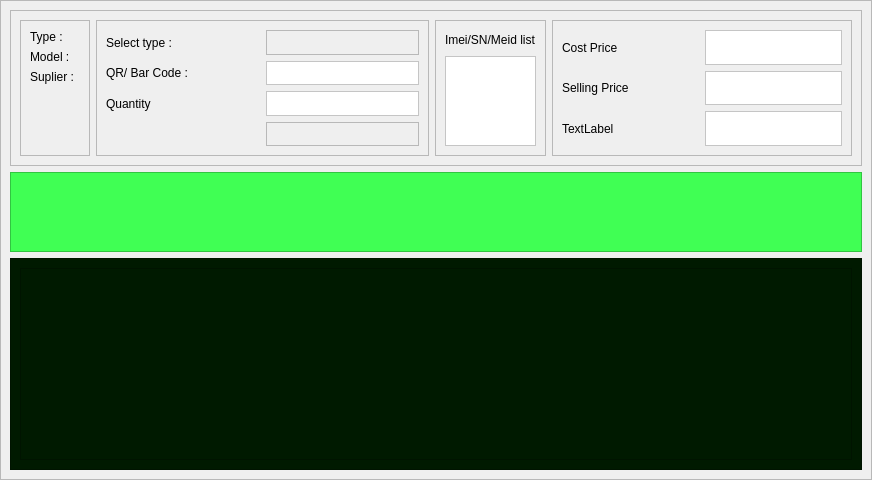
                <widget class="QWidget" name="accessories_tab">
                 <attribute name="title">
                  <string>Accessories</string>
                 </attribute>
                 <layout class="QHBoxLayout" name="horizontalLayout_11">
                  <property name="spacing">
                   <number>0</number>
                  </property>
                  <property name="leftMargin">
                   <number>0</number>
                  </property>
                  <property name="topMargin">
                   <number>0</number>
                  </property>
                  <property name="rightMargin">
                   <number>0</number>
                  </property>
                  <property name="bottomMargin">
                   <number>0</number>
                  </property>
                  <item>
                   <widget class="QFrame" name="frame_58">
                    <property name="frameShape">
                     <enum>QFrame::StyledPanel</enum>
                    </property>
                    <property name="frameShadow">
                     <enum>QFrame::Raised</enum>
                    </property>
                    <layout class="QVBoxLayout" name="verticalLayout_21">
                     <item>
                      <widget class="QFrame" name="frame_59">
                       <property name="minimumSize">
                        <size>
                         <width>0</width>
                         <height>156</height>
                        </size>
                       </property>
                       <property name="styleSheet">
                        <string notr="true"/>
                       </property>
                       <property name="frameShape">
                        <enum>QFrame::StyledPanel</enum>
                       </property>
                       <property name="frameShadow">
                        <enum>QFrame::Raised</enum>
                       </property>
                       <layout class="QHBoxLayout" name="horizontalLayout_12">
                        <item>
                         <widget class="QFrame" name="sdp_form_layout_3">
                          <property name="frameShape">
                           <enum>QFrame::StyledPanel</enum>
                          </property>
                          <property name="frameShadow">
                           <enum>QFrame::Raised</enum>
                          </property>
                          <layout class="QFormLayout" name="formLayout_7">
                           <item row="0" column="0">
                            <widget class="QLabel" name="label_47">
                             <property name="text">
                              <string>Type :</string>
                             </property>
                            </widget>
                           </item>
                           <item row="0" column="1">
                            <widget class="QFrame" name="frame_63">
                             <property name="styleSheet">
                              <string notr="true">background: rgb(255, 255, 255)</string>
                             </property>
                             <property name="frameShape">
                              <enum>QFrame::StyledPanel</enum>
                             </property>
                             <property name="frameShadow">
                              <enum>QFrame::Raised</enum>
                             </property>
                            </widget>
                           </item>
                           <item row="1" column="0">
                            <widget class="QLabel" name="label_51">
                             <property name="text">
                              <string>Model :</string>
                             </property>
                            </widget>
                           </item>
                           <item row="1" column="1">
                            <widget class="QFrame" name="frame_64">
                             <property name="styleSheet">
                              <string notr="true">background: rgb(255, 255, 255)</string>
                             </property>
                             <property name="frameShape">
                              <enum>QFrame::StyledPanel</enum>
                             </property>
                             <property name="frameShadow">
                              <enum>QFrame::Raised</enum>
                             </property>
                            </widget>
                           </item>
                           <item row="2" column="0">
                            <widget class="QLabel" name="label_52">
                             <property name="text">
                              <string>Suplier :</string>
                             </property>
                            </widget>
                           </item>
                           <item row="2" column="1">
                            <widget class="QFrame" name="frame_65">
                             <property name="styleSheet">
                              <string notr="true">background: rgb(255, 255, 255)</string>
                             </property>
                             <property name="frameShape">
                              <enum>QFrame::StyledPanel</enum>
                             </property>
                             <property name="frameShadow">
                              <enum>QFrame::Raised</enum>
                             </property>
                            </widget>
                           </item>
                          </layout>
                         </widget>
                        </item>
                        <item>
                         <widget class="QFrame" name="sdp_sn_layout_3">
                          <property name="minimumSize">
                           <size>
                            <width>333</width>
                            <height>0</height>
                           </size>
                          </property>
                          <property name="frameShape">
                           <enum>QFrame::StyledPanel</enum>
                          </property>
                          <property name="frameShadow">
                           <enum>QFrame::Raised</enum>
                          </property>
                          <layout class="QGridLayout" name="gridLayout_9">
                           <item row="1" column="0">
                            <widget class="QLabel" name="label_53">
                             <property name="text">
                              <string>QR/ Bar Code :</string>
                             </property>
                            </widget>
                           </item>
                           <item row="3" column="1">
                            <widget class="QFrame" name="frame_66">
                             <property name="frameShape">
                              <enum>QFrame::StyledPanel</enum>
                             </property>
                             <property name="frameShadow">
                              <enum>QFrame::Raised</enum>
                             </property>
                            </widget>
                           </item>
                           <item row="0" column="1">
                            <widget class="QFrame" name="frame_67">
                             <property name="frameShape">
                              <enum>QFrame::StyledPanel</enum>
                             </property>
                             <property name="frameShadow">
                              <enum>QFrame::Raised</enum>
                             </property>
                            </widget>
                           </item>
                           <item row="0" column="0">
                            <widget class="QLabel" name="label_54">
                             <property name="text">
                              <string>Select type :</string>
                             </property>
                            </widget>
                           </item>
                           <item row="2" column="0">
                            <widget class="QLabel" name="label_55">
                             <property name="text">
                              <string>Quantity</string>
                             </property>
                            </widget>
                           </item>
                           <item row="1" column="1">
                            <widget class="QFrame" name="frame_68">
                             <property name="styleSheet">
                              <string notr="true">background: rgb(255, 255, 255)</string>
                             </property>
                             <property name="frameShape">
                              <enum>QFrame::StyledPanel</enum>
                             </property>
                             <property name="frameShadow">
                              <enum>QFrame::Raised</enum>
                             </property>
                            </widget>
                           </item>
                           <item row="2" column="1">
                            <widget class="QFrame" name="frame_69">
                             <property name="styleSheet">
                              <string notr="true">background: rgb(255, 255, 255)</string>
                             </property>
                             <property name="frameShape">
                              <enum>QFrame::StyledPanel</enum>
                             </property>
                             <property name="frameShadow">
                              <enum>QFrame::Raised</enum>
                             </property>
                            </widget>
                           </item>
                          </layout>
                         </widget>
                        </item>
                        <item>
                         <widget class="QFrame" name="frame_70">
                          <property name="frameShape">
                           <enum>QFrame::StyledPanel</enum>
                          </property>
                          <property name="frameShadow">
                           <enum>QFrame::Raised</enum>
                          </property>
                          <layout class="QVBoxLayout" name="verticalLayout_17">
                           <item>
                            <widget class="QLabel" name="label_56">
                             <property name="minimumSize">
                              <size>
                               <width>0</width>
                               <height>20</height>
                              </size>
                             </property>
                             <property name="maximumSize">
                              <size>
                               <width>16777215</width>
                               <height>20</height>
                              </size>
                             </property>
                             <property name="text">
                              <string>Imei/SN/Meid list</string>
                             </property>
                            </widget>
                           </item>
                           <item>
                            <widget class="QFrame" name="frame_71">
                             <property name="styleSheet">
                              <string notr="true">background: rgb(255, 255, 255)</string>
                             </property>
                             <property name="frameShape">
                              <enum>QFrame::StyledPanel</enum>
                             </property>
                             <property name="frameShadow">
                              <enum>QFrame::Raised</enum>
                             </property>
                            </widget>
                           </item>
                          </layout>
                         </widget>
                        </item>
                        <item>
                         <widget class="QFrame" name="sdp_cost_layout_3">
                          <property name="minimumSize">
                           <size>
                            <width>300</width>
                            <height>0</height>
                           </size>
                          </property>
                          <property name="frameShape">
                           <enum>QFrame::StyledPanel</enum>
                          </property>
                          <property name="frameShadow">
                           <enum>QFrame::Raised</enum>
                          </property>
                          <layout class="QGridLayout" name="gridLayout_10">
                           <item row="0" column="0">
                            <widget class="QLabel" name="label_57">
                             <property name="text">
                              <string>Cost Price</string>
                             </property>
                            </widget>
                           </item>
                           <item row="1" column="0">
                            <widget class="QLabel" name="label_58">
                             <property name="text">
                              <string>Selling Price</string>
                             </property>
                            </widget>
                           </item>
                           <item row="2" column="0">
                            <widget class="QLabel" name="label_59">
                             <property name="text">
                              <string>TextLabel</string>
                             </property>
                            </widget>
                           </item>
                           <item row="0" column="1">
                            <widget class="QFrame" name="frame_72">
                             <property name="styleSheet">
                              <string notr="true">background: rgb(255, 255, 255)</string>
                             </property>
                             <property name="frameShape">
                              <enum>QFrame::StyledPanel</enum>
                             </property>
                             <property name="frameShadow">
                              <enum>QFrame::Raised</enum>
                             </property>
                            </widget>
                           </item>
                           <item row="1" column="1">
                            <widget class="QFrame" name="frame_73">
                             <property name="styleSheet">
                              <string notr="true">background: rgb(255, 255, 255)</string>
                             </property>
                             <property name="frameShape">
                              <enum>QFrame::StyledPanel</enum>
                             </property>
                             <property name="frameShadow">
                              <enum>QFrame::Raised</enum>
                             </property>
                            </widget>
                           </item>
                           <item row="2" column="1">
                            <widget class="QFrame" name="frame_74">
                             <property name="styleSheet">
                              <string notr="true">background: rgb(255, 255, 255)</string>
                             </property>
                             <property name="frameShape">
                              <enum>QFrame::StyledPanel</enum>
                             </property>
                             <property name="frameShadow">
                              <enum>QFrame::Raised</enum>
                             </property>
                            </widget>
                           </item>
                          </layout>
                         </widget>
                        </item>
                       </layout>
                      </widget>
                     </item>
                     <item>
                      <widget class="QFrame" name="frame_75">
                       <property name="minimumSize">
                        <size>
                         <width>0</width>
                         <height>80</height>
                        </size>
                       </property>
                       <property name="styleSheet">
                        <string notr="true">background:rgb(64, 255, 84)</string>
                       </property>
                       <property name="frameShape">
                        <enum>QFrame::StyledPanel</enum>
                       </property>
                       <property name="frameShadow">
                        <enum>QFrame::Raised</enum>
                       </property>
                      </widget>
                     </item>
                     <item>
                      <widget class="QFrame" name="frame_76">
                       <property name="minimumSize">
                        <size>
                         <width>0</width>
                         <height>157</height>
                        </size>
                       </property>
                       <property name="styleSheet">
                        <string notr="true">background:rgb(0, 26, 0)</string>
                       </property>
                       <property name="frameShape">
                        <enum>QFrame::StyledPanel</enum>
                       </property>
                       <property name="frameShadow">
                        <enum>QFrame::Raised</enum>
                       </property>
                       <layout class="QHBoxLayout" name="horizontalLayout_13">
                        <item>
                         <widget class="QTableView" name="tableView_3"/>
                        </item>
                       </layout>
                      </widget>
                     </item>
                    </layout>
                   </widget>
                  </item>
                 </layout>
                </widget>
